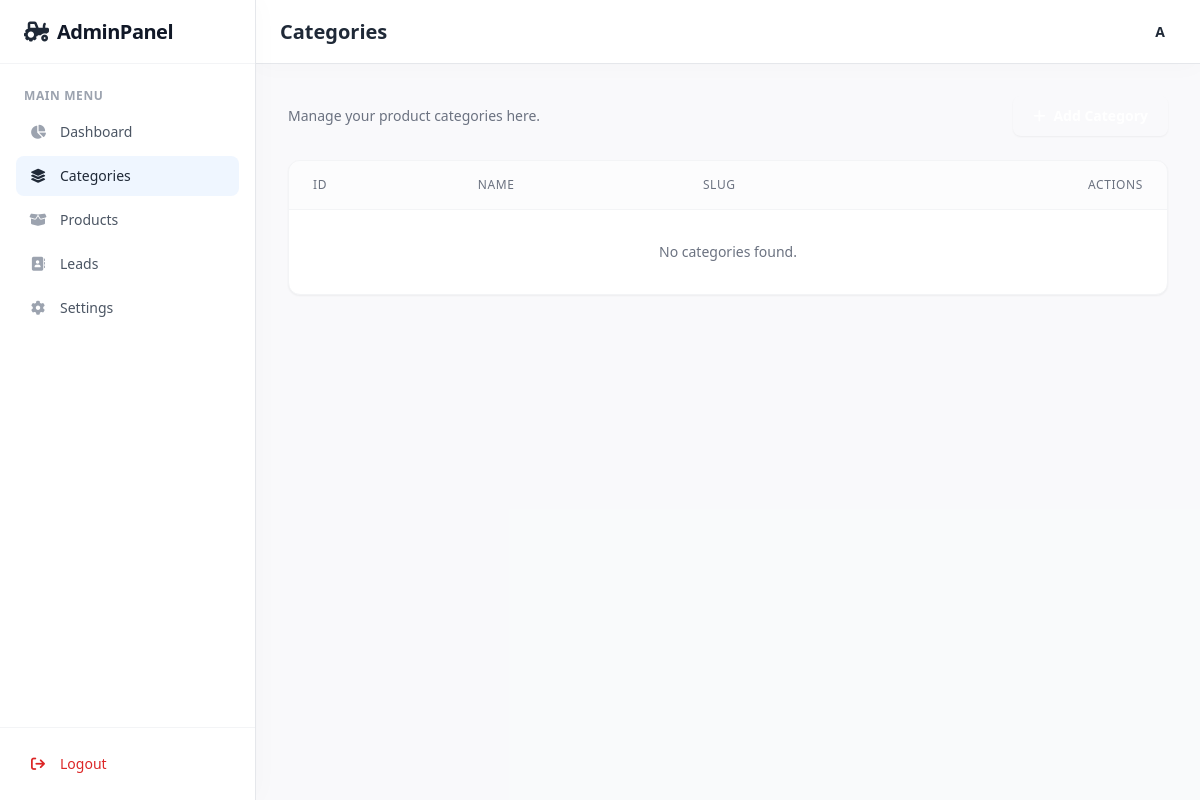
The page /admin/categories.php (signed in) on the database as committed earlier.
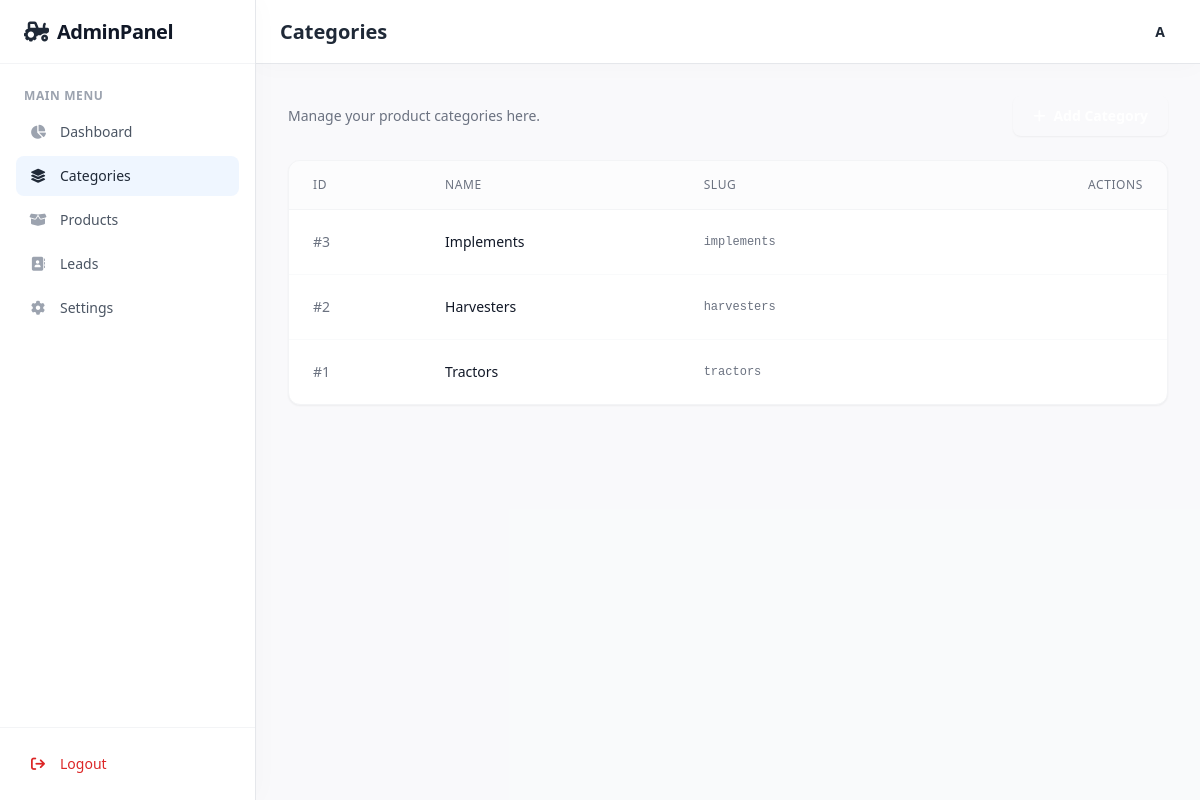
The same page on the database as committed later.
### tables this page shows
CREATE TABLE categories (
    id INTEGER PRIMARY KEY AUTOINCREMENT,
    name TEXT NOT NULL,
    slug TEXT NOT NULL UNIQUE,
    image TEXT,
    created_at DATETIME DEFAULT CURRENT_TIMESTAMP
);

### admin/categories.php (the view, shortened to what the changed rows need)
<?php
require_once __DIR__ . '/../includes/functions.php';
$categories = $pdo->query("SELECT * FROM categories ORDER BY id DESC")->fetchAll();
?>
<!DOCTYPE html>
<html lang="en">
<head>
    <script src="https://cdn.tailwindcss.com"></script>
    <link rel="stylesheet" href="https://cdnjs.cloudflare.com/ajax/libs/font-awesome/6.4.0/css/all.min.css">
</head>
<body class="bg-gray-50 font-sans text-gray-800 antialiased overflow-hidden flex h-screen" x-data="{ modalOpen: false, modalMode: 'add', currentId: '', currentName: '' }">
    <div class="flex-1 flex flex-col h-screen overflow-hidden bg-gray-50/50">
        <header class="h-16 bg-white border-b border-gray-200 flex items-center justify-between px-4 sm:px-6 z-30 shadow-[0_4px_24px_rgba(0,0,0,0.02)] sticky top-0">
            <div class="flex items-center">
                <h1 class="text-xl font-semibold text-gray-800">Categories</h1>
            </div>
        </header>
        <main class="flex-1 overflow-y-auto p-4 sm:p-6 lg:p-8">
            <div class="max-w-7xl mx-auto">
                <div class="bg-white rounded-xl shadow-sm border border-gray-100 overflow-hidden animate-slide-up">
                    <div class="overflow-x-auto">
                        <table class="w-full text-left border-collapse">
                            <thead>
                                <tr class="bg-gray-50/50 text-gray-500 text-xs uppercase tracking-wider border-b border-gray-100">
                                    <th class="px-6 py-4 font-medium">ID</th>
                                    <th class="px-6 py-4 font-medium">Name</th>
                                    <th class="px-6 py-4 font-medium">Slug</th>
                                    <th class="px-6 py-4 font-medium text-right">Actions</th>
                                </tr>
                            </thead>
                            <tbody class="text-sm divide-y divide-gray-50">
                                <?php if (empty($categories)): ?>
                                    <tr>
                                        <td colspan="4" class="px-6 py-8 text-center text-gray-500">No categories found.</td>
                                    </tr>
                                <?php else: ?>
                                    <?php foreach ($categories as $cat): ?>
                                        <tr class="hover:bg-gray-50/50 transition duration-150 group">
                                            <td class="px-6 py-4 text-gray-500">#<?php echo $cat['id']; ?></td>
                                            <td class="px-6 py-4 font-medium text-gray-900"><?php echo htmlspecialchars($cat['name']); ?></td>
                                            <td class="px-6 py-4 text-gray-500 font-mono text-xs"><?php echo htmlspecialchars($cat['slug']); ?></td>
                                            <td class="px-6 py-4 text-right">
                                            </td>
                                        </tr>
                                    <?php endforeach; ?>
                                <?php endif; ?>
                            </tbody>
                        </table>
                    </div>
                </div>
            </div>
        </main>
    </div>
</body>
</html>

Rows that differ between the two databases and show on the page:
added categories: id "3", name "Implements", slug "implements"
added categories: id "2", name "Harvesters", slug "harvesters"
added categories: id "1", name "Tractors", slug "tractors"
Other text that changed with them:
text no longer shown: "No categories found."
